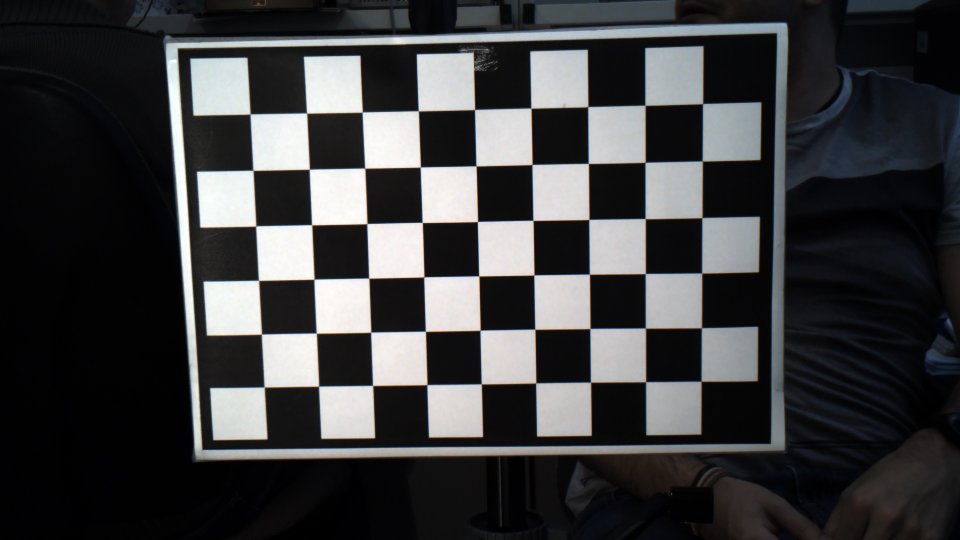
#> input picture Desarrollo_Software/Camera_array/images_calib/CAM0_01.jpg, 1920 x 1080 px (shown at 1/2 size)
$ python imagestereo.py ../images_calib/CAM0_01.jpg ../images_calib/CAM0_02.jpg   (Python 2 division)
#> lines starting #> are read from the running program, lines starting #| are printed output that depends on the picture
'''
This file is part of the University of la Laguna distribution.
Copyright (c) 2018 Ivan Rodriguez Mendez and Fernado Luis Rosa Gonzalez.

This program is free software: you can redistribute it and/or modify
it under the terms of the GNU General Public License as published by
the Free Software Foundation, version 3.

This program is distributed in the hope that it will be useful, but
WITHOUT ANY WARRANTY; without even the implied warranty of
MERCHANTABILITY or FITNESS FOR A PARTICULAR PURPOSE. See the GNU
General Public License for more details.

You should have received a copy of the GNU General Public License
along with this program. If not, see <http://www.gnu.org/licenses/>.
'''

#!/usr/bin/python
# -*- coding: utf-8 -*-

import cv2
import numpy as np
import os
import sys

class color:
    # Clase para aplicar estilos y colores al texto que mostramos en el script
   PURPLE = '\033[95m'
   CYAN = '\033[96m'
   DARKCYAN = '\033[36m'
   BLUE = '\033[94m'
   GREEN = '\033[92m'
   YELLOW = '\033[93m'
   RED = '\033[91m'
   BOLD = '\033[1m'
   UNDERLINE = '\033[4m'
   END = '\033[0m'

def reescala_imagen(image,w,h):
    height, width = image.shape[:2]
    res_image = cv2.resize(image,(int(width/w), int(height/h)), interpolation = cv2.INTER_CUBIC)
    return res_image

def calcula_estereo(imgL,imgR):
    ima_stereo = np.zeros((1080,1920,3))

    ima_stereo[270:540+270,0:960,:] = reescala_imagen(imgL,imgL.shape[1]/960.,imgL.shape[0]/540.)
    ima_stereo[270:540+270,960:,:] = reescala_imagen(imgR,imgR.shape[1]/960.,imgR.shape[0]/540.)

    return ima_stereo


if __name__ == '__main__':

    if len(sys.argv)!=3:
        print color.BOLD+'Uso:'+color.END+' debes especificar dos imagenes para calcular la imagen estereo'
        print color.DARKCYAN+'Indica la imagen izquierda y posteriormente la imagen derecha'+color.END
        sys.exit()
    # Cargamos las imagenes
    imgL = cv2.imread(sys.argv[1])
#> imgL is the input picture: shape (1080, 1920, 3); mean B, G, R 62.8, 61.7, 61.2
    imgR = cv2.imread(sys.argv[2])
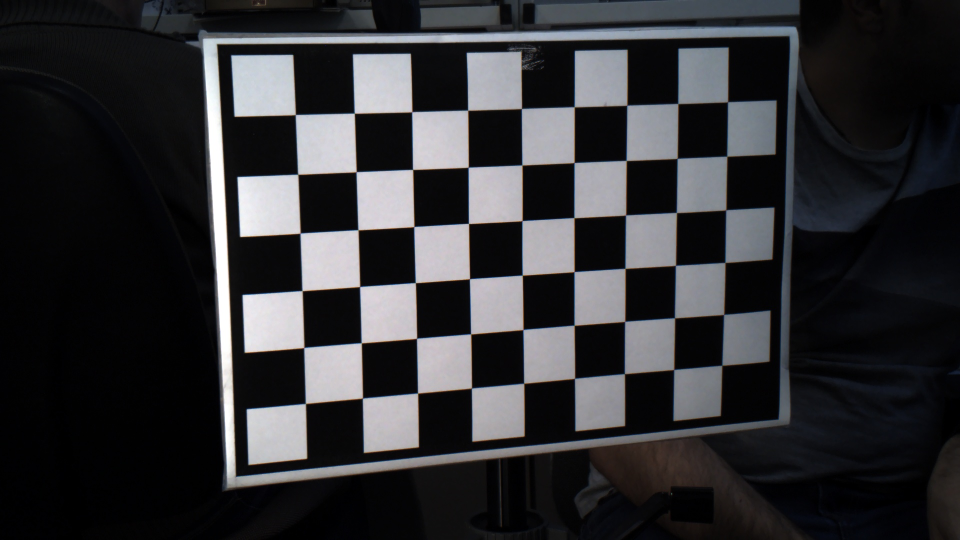
#> input picture Desarrollo_Software/Camera_array/images_calib/CAM0_02.jpg, 1920 x 1080 px (shown at 1/2 size)
#> imgR is the input picture: shape (1080, 1920, 3); mean B, G, R 52.3, 49.6, 49.5

    # Calculamos el estereo
    ima_stereo = calcula_estereo(imgL,imgR)
#> in reescala_imagen, `res_image = cv2.resize(image,(int(width/w), int(height/h)), interpolat..`:
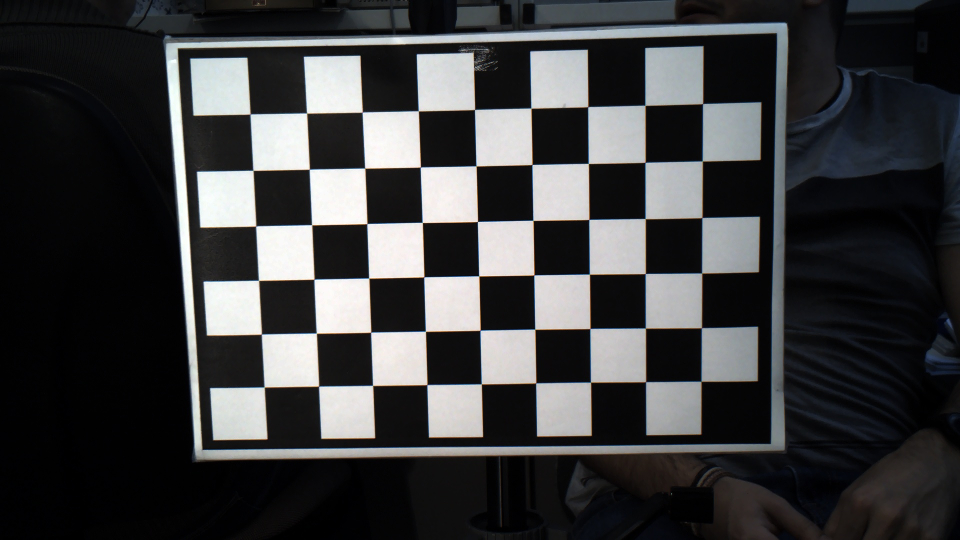
#> res_image: shape (540, 960, 3); mean B, G, R 62.8, 61.7, 61.2
#> in calcula_estereo, `ima_stereo[270:540+270,0:960,:] = reescala_imagen(imgL,imgL.shape[1]/9..`:
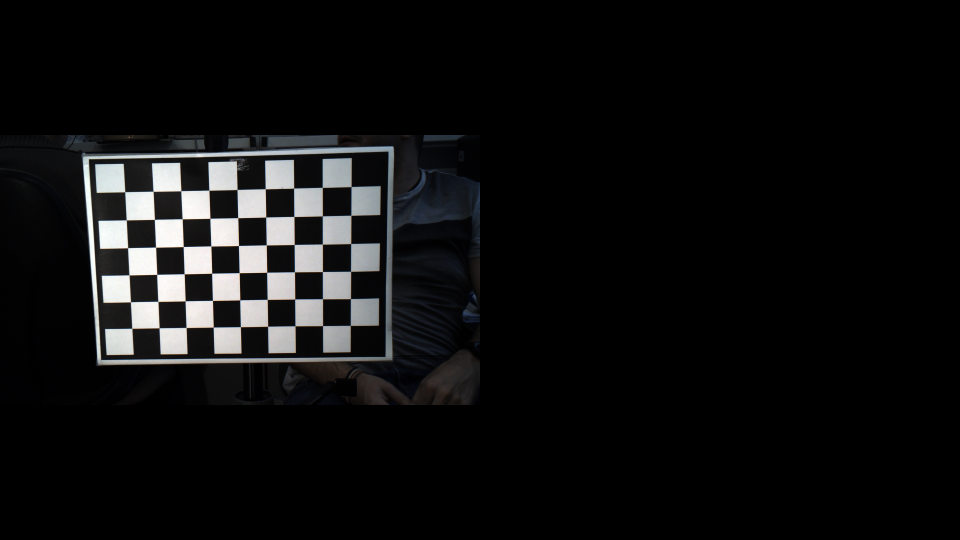
#> ima_stereo: shape (1080, 1920, 3) float64 (shown at 1/2 size); mean B, G, R 15.7, 15.4, 15.3
#> call 2 of reescala_imagen, with w = 2, h = 2
#> in reescala_imagen (call 2), `res_image = cv2.resize(image,(int(width/w), int(height/h)), interpolat..`:
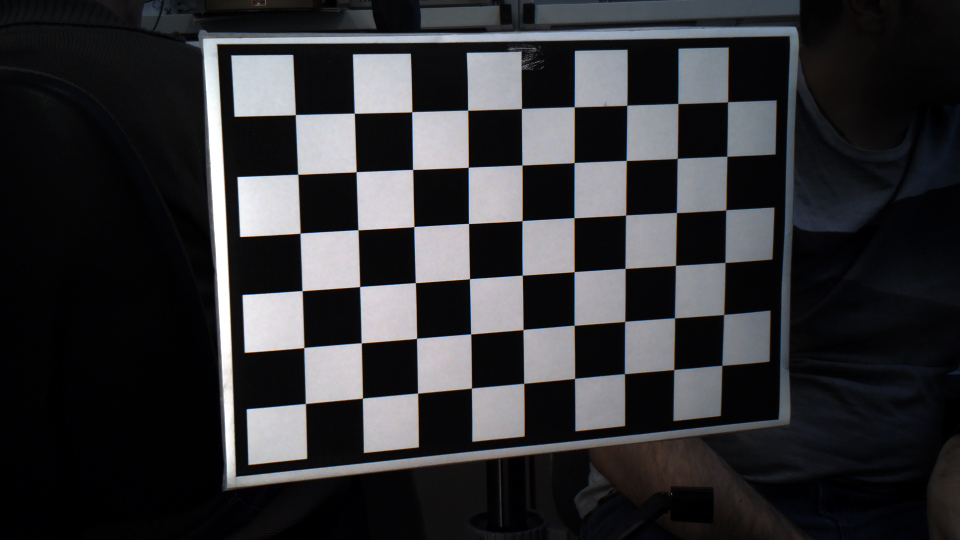
#> res_image: shape (540, 960, 3); mean B, G, R 52.3, 49.6, 49.5
#> in calcula_estereo, `ima_stereo[270:540+270,960:,:] = reescala_imagen(imgR,imgR.shape[1]/96..`:
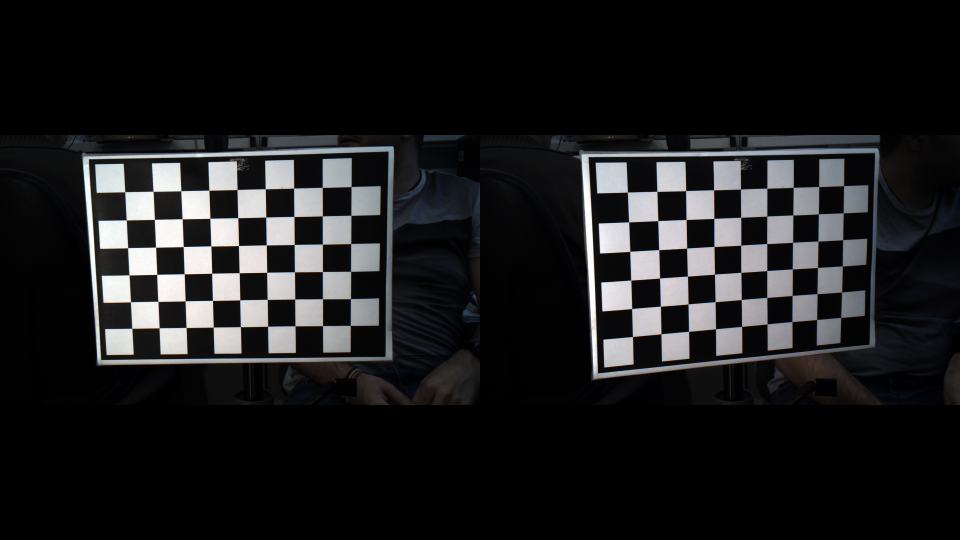
#> ima_stereo: shape (1080, 1920, 3) float64 (shown at 1/2 size); mean B, G, R 28.8, 27.8, 27.7

    cv2.imwrite('estereo.png',(ima_stereo))
